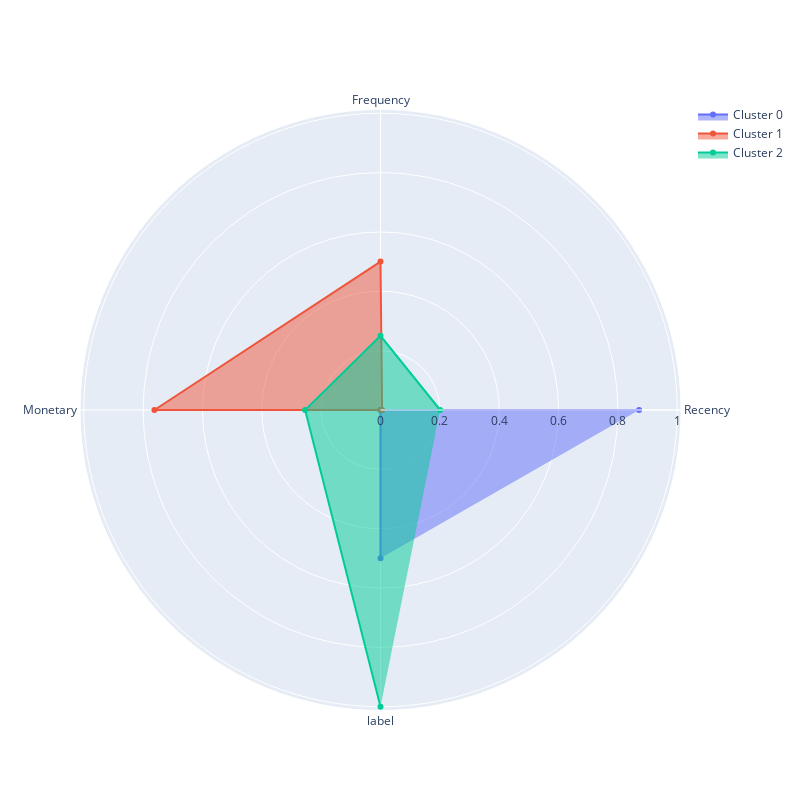

The cell this chart's notebook holds for it:
### Markdown cell above
### Задание 5.8

Визуализируйте профили кластеров в виде полярной диаграммы на основе средних RFM-характеристик, вычисленных для каждого кластера. 

Проанализируйте кластеры и на основе анализа сопоставьте номер кластера и его описание.

Описание кластера:
* Кластер соответствует «лояльным» клиентам, которые приносят наибольший доход, совершают покупки чаще всего, а давность их последней покупки наименьшая.
* Кластер соответствует «промежуточным» клиентам, которые являются активными, но покупают не так часто и много, как лояльные клиенты. В то же время эти клиенты не являются «потерянными».
* Кластер соответствует «потерянным» клиентам, которые купили меньше всего товара, и их последняя покупка была совершена очень давно.

### Code cell
plot_cluster_profile(rfm_table_pred, n_clusters=3)

### Figure 1 — Plotly figure (JSON) as saved in the notebook; plotly's stock layout.template omitted (floating-point values rounded to 4 significant figures)
{"data": [{"fill": "toself", "name": "Cluster 0", "r": [0.8713, 0, 0, 0.5], "theta": ["Recency", "Frequency", "Monetary", "label"], "type": "scatterpolar"}, {"fill": "toself", "name": "Cluster 1", "r": [0.005362, 0.5, 0.7618, 0], "theta": ["Recency", "Frequency", "Monetary", "label"], "type": "scatterpolar"}, {"fill": "toself", "name": "Cluster 2", "r": [0.2011, 0.25, 0.254, 1], "theta": ["Recency", "Frequency", "Monetary", "label"], "type": "scatterpolar"}], "layout": {"autosize": false, "height": 800, "showlegend": true, "width": 800}}
